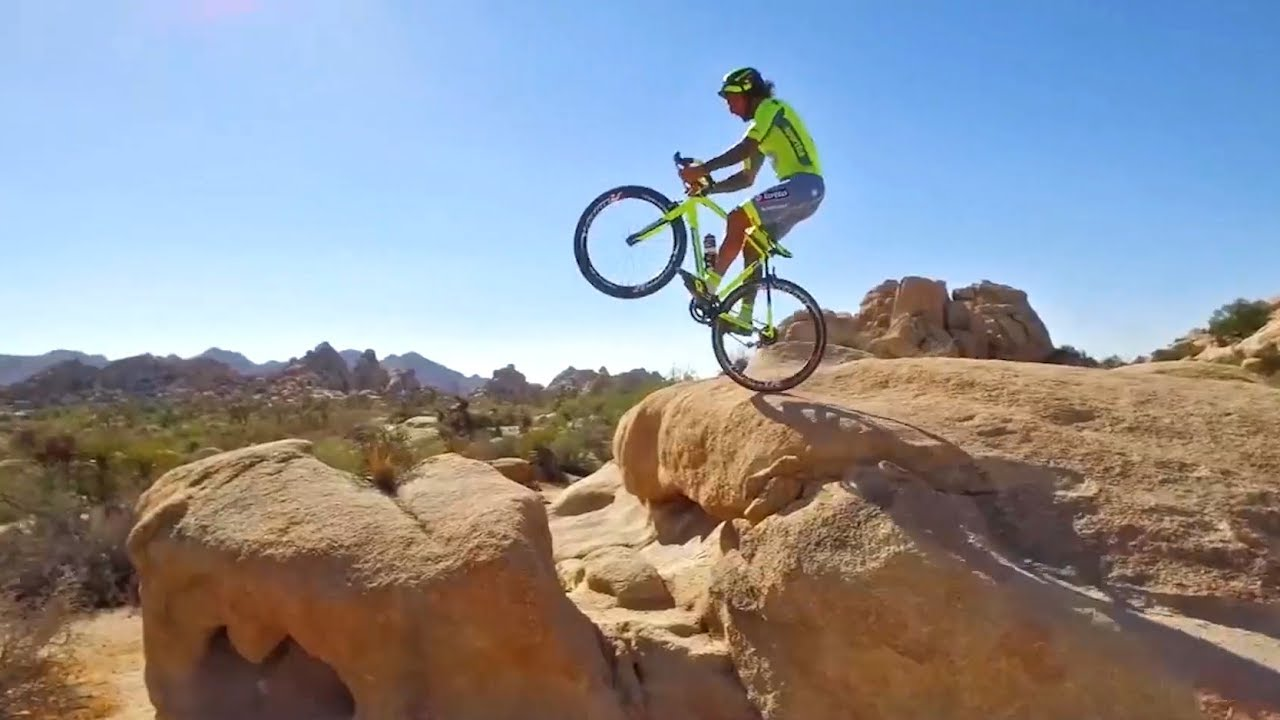
#> input picture Private/Image-Caption-Generator/test_data/bikestunt.jpg, 1280 x 720 px, given in place of the camera
$ python WebCam.py
#> lines starting #> are read from the running program, lines starting #| are printed output that depends on the picture; after the words box and inside, x2 and y2 are one past the last pixel; in counts of white or black regions, pixels touching at a corner belong together
#> further down, frame is the input picture: shape (720, 1280, 3); mean B, G, R 151.6, 145.6, 143.1
import keras
import cv2
import numpy as np
import matplotlib
import numpy as np

# Our sketch generating function
def sketch(image):
    # Convert image to grayscale
    img_gray = cv2.cvtColor(image, cv2.COLOR_BGR2GRAY)
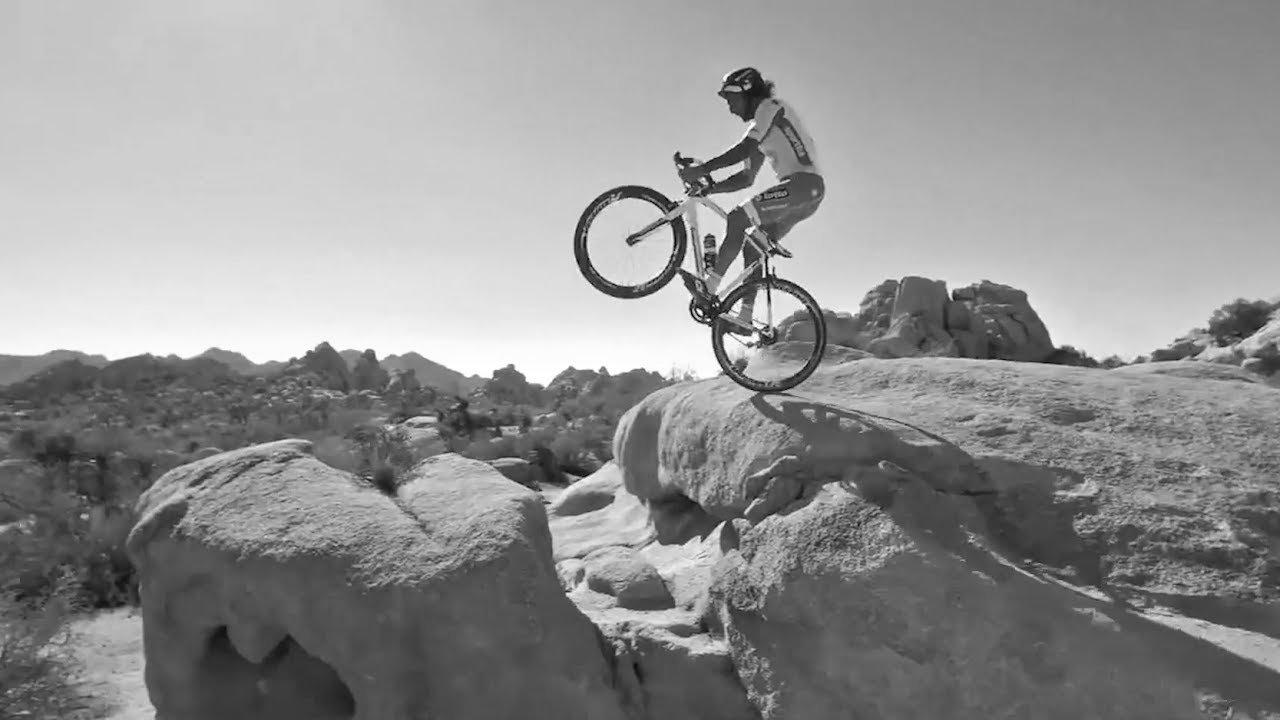
#> img_gray: shape (720, 1280); min 1, max 255, mean 145.5

    # Clean up image using Guassian Blur
    img_gray_blur = cv2.GaussianBlur(img_gray, (5,5), 0)

    # Extract edges
    canny_edges = cv2.Canny(img_gray_blur, 30, 60)
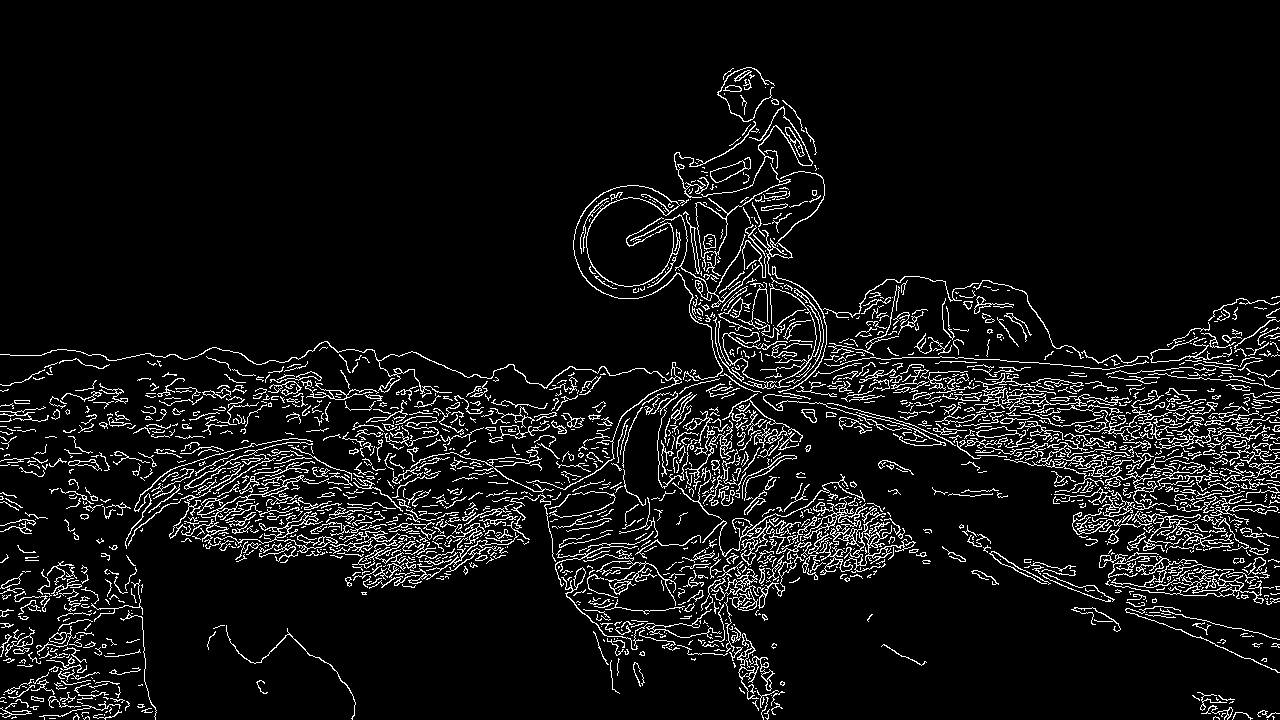
#> canny_edges: shape (720, 1280); 7.3% white in thin lines or dots

    # Do an invert binarize the image
    ret, mask = cv2.threshold(canny_edges, 240, 255, cv2.THRESH_BINARY_INV)
#> mask: shape (720, 1280); 92.7% white; black in thin lines or dots

    return mask

cap = cv2.VideoCapture(0)
cap2 = cv2.VideoCapture(1)

while True:
    ret, frame = cap.read()
    ret1, frame1 = cap2.read()
    cv2.imshow('Original', (frame))
    cv2.imshow('Our Live Sketcher', sketch(frame))
    if cv2.waitKey(1) == 13: #13 is the Enter Key
#> (key Esc is pressed here)
        break

# Release camera and close windows
cap.release()
cap2.release()
cv2.destroyAllWindows()

$ run again, on Private/Image-Caption-Generator/test_data/surfing.jpeg
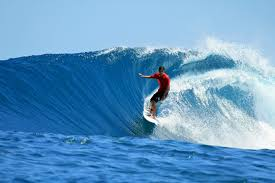
#> input picture Private/Image-Caption-Generator/test_data/surfing.jpeg, 275 x 183 px, given in place of the camera
#> frame is the input picture: shape (183, 275, 3); mean B, G, R 196, 153.3, 98.7
#> in sketch, `img_gray_blur = cv2.GaussianBlur(img_gray, (5,5), 0)`:
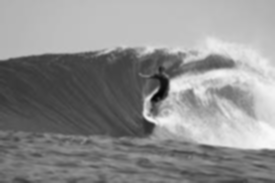
#> img_gray_blur: shape (183, 275); min 6, max 250, mean 141.8
#> in sketch, `canny_edges = cv2.Canny(img_gray_blur, 30, 60)`:
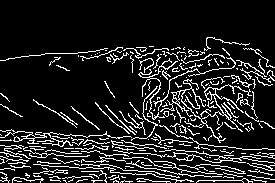
#> canny_edges: shape (183, 275); 13.1% white in thin lines or dots, all inside (x1, y1, x2, y2) = (0, 37, 275, 183)
